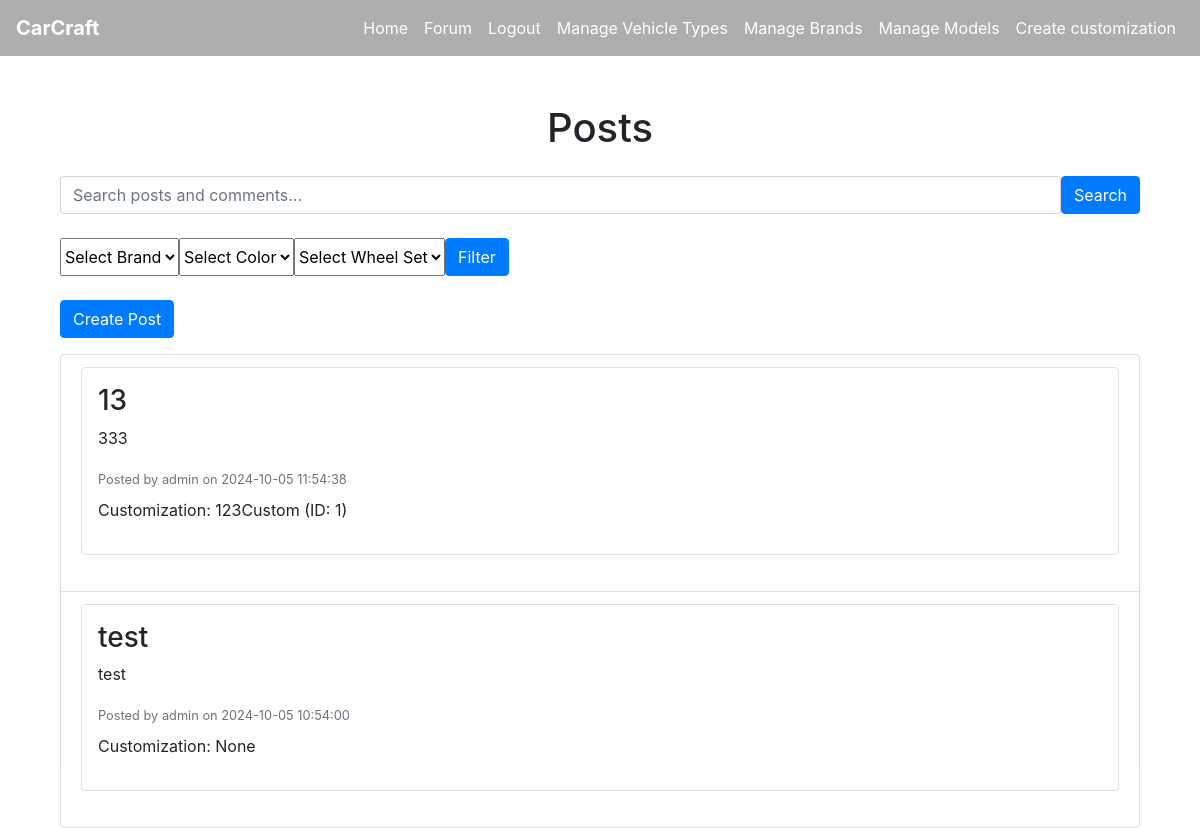
The page /forum (signed in) on the database as committed earlier.
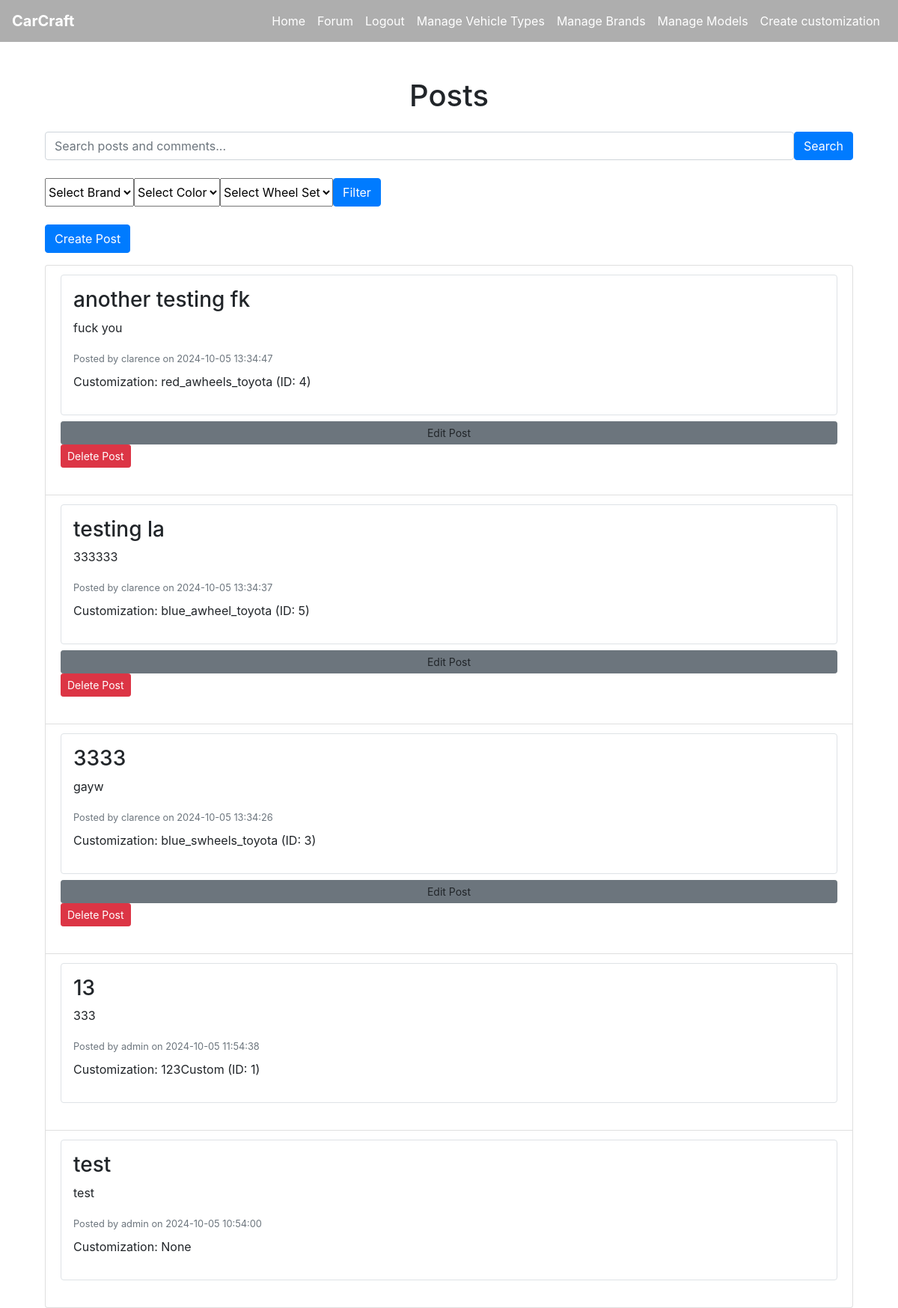
The same page on the database as committed later.
### tables this page shows
CREATE TABLE post (
    post_id INTEGER PRIMARY KEY AUTOINCREMENT,
    customization_id INTEGER,
    user_id INTEGER NOT NULL,
    title VARCHAR(255) NOT NULL,
    description TEXT,
    created_at DATETIME DEFAULT CURRENT_TIMESTAMP,
    FOREIGN KEY (customization_id) REFERENCES customization(customization_id),
    FOREIGN KEY (user_id) REFERENCES user(user_id)
);

CREATE TABLE user (
    user_id INTEGER PRIMARY KEY AUTOINCREMENT,
    username VARCHAR(64) NOT NULL,
    email VARCHAR(100) NOT NULL,
    password_hash VARCHAR(255) NOT NULL,
    created_at DATETIME DEFAULT CURRENT_TIMESTAMP,
    admin INTEGER DEFAULT 0
);

CREATE TABLE customization (
    customization_id INTEGER PRIMARY KEY AUTOINCREMENT,
    customization_name VARCHAR(100) NOT NULL,
    user_id INTEGER NOT NULL,
    model_id INTEGER NOT NULL,
    color_id INTEGER NOT NULL,
    wheel_id INTEGER NOT NULL,
    created_at DATETIME DEFAULT CURRENT_TIMESTAMP,
    FOREIGN KEY (user_id) REFERENCES user(user_id),
    FOREIGN KEY (model_id) REFERENCES model(model_id),
    FOREIGN KEY (color_id) REFERENCES color(color_id),
    FOREIGN KEY (wheel_id) REFERENCES wheel_set(wheel_id)
);

### app.py (the view)
@app.route('/forum')
def forum():
    conn = get_db_connection()
    selected_brand_id = request.args.get('brand')
    selected_color_id = request.args.get('color')
    selected_wheel_id = request.args.get('wheel')
    query = '''
        SELECT p.post_id, p.title, p.description, p.created_at, p.user_id, u.username,
               c.customization_name AS customization_name, c.customization_id
        FROM post p
        JOIN user u ON p.user_id = u.user_id
        LEFT JOIN customization c ON p.customization_id = c.customization_id
        WHERE 1=1
    '''
    params = []
    if selected_brand_id:
        query += ' AND c.model_id IN (SELECT model_id FROM model WHERE brand_id = ?)'
        params.append(selected_brand_id)
    if selected_color_id:
        query += ' AND c.color_id = ?'
        params.append(selected_color_id)
    if selected_wheel_id:
        query += ' AND c.wheel_id = ?'
        params.append(selected_wheel_id)
    query += ' ORDER BY p.created_at DESC'
    posts = conn.execute(query, params).fetchall()
    posts_with_comments = []
    for post in posts:
        comments = conn.execute('''
            SELECT c.comment_id, c.content, c.created_at, c.user_id, u.username
            FROM comment c
            JOIN user u ON c.user_id = u.user_id
            WHERE c.post_id = ?
            ORDER BY c.created_at DESC
        ''', (post['post_id'],)).fetchall()
        posts_with_comments.append({
            'post': post,
            'comments': comments
        })
    customizations = conn.execute('SELECT customization_id, customization_name FROM customization WHERE user_id = ?', (current_user.id,)).fetchall()
    brands = conn.execute('SELECT * FROM brand').fetchall()
    colors = conn.execute('SELECT * FROM color').fetchall()
    wheels = conn.execute('SELECT * FROM wheel_set').fetchall()
    conn.close()
    brands = [dict(row) for row in brands]
    colors = [dict(row) for row in colors]
    wheels = [dict(row) for row in wheels]
    return render_template('forum.html',
                           posts_with_comments=posts_with_comments,
                           customizations=customizations,
                           brands=brands,
                           colors=colors,
                           wheels=wheels,
                           selected_brand_id=selected_brand_id,
                           selected_color_id=selected_color_id,
                           selected_wheel_id=selected_wheel_id)

### app.py (called while the page is built)
def get_db_connection():
    conn = sqlite3.connect(DATABASE)
    conn.row_factory = sqlite3.Row  # This enables column access by name: row['column_name']
    return conn

@login_manager.user_loader
def load_user(user_id):
    return User.get(user_id)

    @staticmethod
    def get(user_id):
        conn = get_db_connection()
        user_data = conn.execute('SELECT * FROM user WHERE user_id = ?', (user_id,)).fetchone()
        conn.close()
        if user_data:
            return User(
                user_id=user_data['user_id'],
                username=user_data['username'],
                email=user_data['email'],
                password_hash=user_data['password_hash'],
                admin=bool(user_data['admin'])
            )
        return None

### templates/forum.html (shortened to what this page needs)
{% extends "base.html" %}
{% block content %}
<div class="container mt-5">
    <h1 class="text-center mb-4">Posts</h1>
    <form method="GET" action="{{ url_for('search') }}" class="mb-4 d-flex">
        <input type="text" name="query" placeholder="Search posts and comments..." class="form-control me-2" required>
        <button type="submit" class="btn btn-primary">Search</button>
    </form>
    <form method="GET" action="{{ url_for('forum') }}" class="mb-4 d-flex">
        <select name="brand" class="form-select me-2">
            <option value="">Select Brand</option>
        </select>
        <select name="color" class="form-select me-2">
            <option value="">Select Color</option>
        </select>
        <select name="wheel" class="form-select me-2">
            <option value="">Select Wheel Set</option>
        </select>
        <button type="submit" class="btn btn-primary">Filter</button>
    </form>
    <div class="mb-3">
        <a href="{{ url_for('create_post') }}" class="btn btn-primary">Create Post</a>
    </div>
    {% if posts_with_comments %}
        <ul class="list-group">
            {% for item in posts_with_comments %}
                <li class="list-group-item">
                    <a href="{{ url_for('view_post', post_id=item.post['post_id']) }}" class="text-decoration-none">
                        <div class="p-3 border rounded">
                            <h3>{{ item.post['title'] }}</h3>
                            <p>{{ item.post['description'] }}</p>
                            <small class="text-muted">Posted by {{ item.post['username'] }} on {{ item.post['created_at'] }}</small>
                            {% if item.post['customization_name'] %}
                                <p class="mt-2">Customization: {{ item.post['customization_name'] }} (ID: {{ item.post['customization_id'] }})</p>
                            {% else %}
                                <p class="mt-2">Customization: None</p>
                            {% endif %}
                        </div>
                    </a>
                    {% if current_user.is_authenticated and (current_user.id == item.post['user_id'] or current_user.admin) %}
                        <div class="mt-2">
                            <a href="{{ url_for('edit_post', post_id=item.post['post_id']) }}" class="btn btn-secondary btn-sm">Edit Post</a>
                            <form method="POST" action="{{ url_for('delete_post', post_id=item.post['post_id']) }}" style="display:inline;">
                                <button type="submit" class="btn btn-danger btn-sm" onclick="return confirm('Are you sure you want to delete this post?');">Delete Post</button>
                            </form>
                        </div>
                    {% endif %}
                    <br>
                </li>
            {% endfor %}
        </ul>
    {% else %}
        <p class="text-center">No posts available.</p>
    {% endif %}
</div>
{% endblock %}

Rows that differ between the two databases and show on the page:
added post: post "another testing fk", post.description "fuck you", post.created_at "2024-10-05 13:34:47"
now on this page (row unchanged): user: post.username "clarence" "clarence" "clarence"
added customization: post.customization_name "red_awheels_toyota", post.customization_id "4"
added post: post "testing la", post.description "333333", post.created_at "2024-10-05 13:34:37"
added customization: post.customization_name "blue_awheel_toyota", post.customization_id "5"
added post: post "3333", post.description "gayw", post.created_at "2024-10-05 13:34:26"
added customization: post.customization_name "blue_swheels_toyota", post.customization_id "3"
Other text that changed with them:
new list line: "Posted by on Customization: (ID: ) Edit Post Delete Post"
